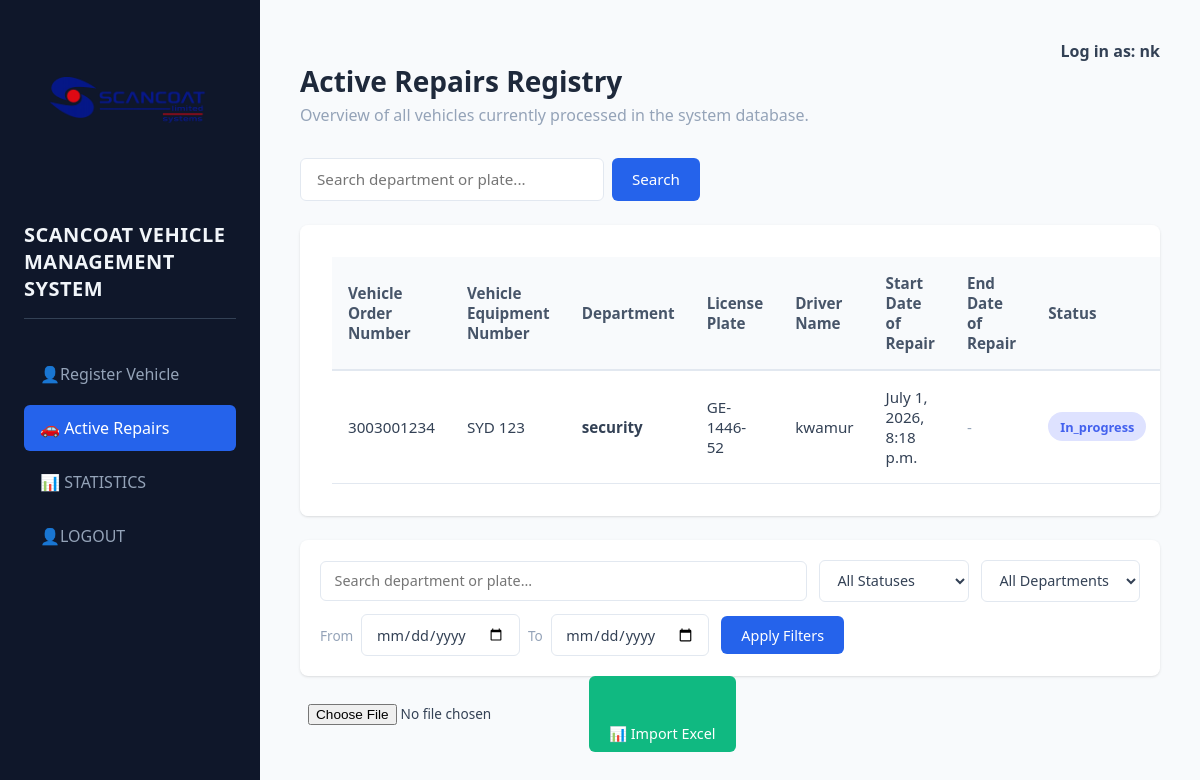
The app's page /vehicle_list/ (signed in) with its own data.
### patrick/models.py (models this page shows, shortened)
class registedvehicle(models.Model):
    order_number = models.CharField(primary_key=True, max_length=10, default='0000000000', null=False, unique=True)
    department = models.CharField(max_length=100)
    vehicle_model = models.CharField(max_length=100)
    license_plate = models.CharField(max_length=20, unique=True)
    startdate = models.DateTimeField(auto_now_add=True)
    enddate = models.DateTimeField(blank=True, null=True)
    intialprogress = models.CharField(max_length=100, default='Not Started')
    issue = models.TextField(blank=True, null=True)
    equip_number = models.PositiveIntegerField(blank=True, null=True)
    equip_id = models.CharField(max_length=100, blank=True, editable=False)
    enddate = models.DateTimeField(null=True, blank=True)
    payment=models.CharField(max_length=100,default='not stated')
    DEPARTMENT_ACRONYMS = {
        'Security': 'SYD',
        'Maintenance': 'MNT',
    }
    class Meta:
        constraints = [
            models.UniqueConstraint(fields=['department', 'equip_number'], name='unique_equip_per_department')
        ]
    @property
    def formatted_plate(self):
        plate = self.license_plate.upper().replace(' ', '').replace('-', '')
        if len(plate) >= 8:
            region = plate[:2]
            middle = plate[2:6]
            year = plate[6:8]
            return f"{region}-{middle}-{year}"
        return self.license_plate.upper()

### patrick/views.py (the view, shortened to what this page needs)
# urls.py: path('vehicle_list/', views.vehicle_list, name='vehicle_list'),
def vehicle_list(request):
    query = request.GET.get('q', '').strip()
    if query:
        vehicles = registedvehicle.objects.filter(
            Q(department__icontains=query) | Q(license_plate__icontains=query) | Q(order_number__icontains=query) | Q(equip_id_icontains=query)
        )
    else:
        vehicles = registedvehicle.objects.all()
    return render(request, 'vehicle_list.html', {
        'vehicles': vehicles,
        'query': query,
    })

### templates/vehicle_list.html (shortened to what this page needs)
{% load static %}
<!DOCTYPE html>
<html lang="en">
<head>
</head>
<body>
    <aside>
        <img src="{% static 'patrick/images/scancoatlogo.png' %}" alt="Scancoat Limited Logo" class="logo">
        <h1>SCANCOAT VEHICLE MANAGEMENT SYSTEM</h1>
        <ul>
            <li><a href="{% url 'dashboard' %}">👤Register Vehicle</a></li>
            <li><a href="{% url 'vehicleview' %}" class="active">🚗 Active Repairs</a></li>
            <li><a href="{% url 'data' %}">📊 STATISTICS</a></li>
            <li><a href="{% url 'logout' %}">👤LOGOUT</a></li>
        </ul>
    </aside>
    <main>
        <header>
            <h4 style="text-align: right;">Log in as: {{ request.user.username }}</h4>
            <h2>Active Repairs Registry</h2>
            <p>Overview of all vehicles currently processed in the system database.</p>
        </header>
        <div class="table-controls">
            <form method="GET" action="{% url 'vehicleview' %}" class="search-bar-container">
                <input type="text" name="q" placeholder="Search department or plate..." value="{{ query }}">
                <button type="submit">Search</button>
            </form>
        </div>
        <div class="table-container">
            <table>
                <thead>
                    <tr>
                        <th>Vehicle Order Number</th>
                        <th>Vehicle Equipment Number</th>
                        <th>Department</th>
                        <th>License Plate</th>
                        <th>Driver Name</th>
                        <th>Start Date of Repair</th>
                        <th>End Date of Repair</th>
                        <th>Status</th>
                    </tr>
                </thead>
                <tbody>
                    {% for vehicle in vehicles %}
                    <tr>
                        <td>{{ vehicle.order_number }}</td>
                        <td>{{ vehicle.equip_id }}</td>
                        <td><b>{{ vehicle.department }}</b></td>
                        <td>{{ vehicle.formatted_plate }}</td>
                        <td>{{ vehicle.vehicle_model }}</td>
                        <td>{{ vehicle.startdate }}</td>
                        <td>
                            {% if vehicle.enddate %}
                                {{ vehicle.enddate|date:"Y-m-d H:i" }}
                            {% else %}
                                <span style="color: var(--text-light);">-</span>
                            {% endif %}
                        </td>
                        <td>
                            <span class="badge badge-{{ vehicle.intialprogress }}">
                                {{ vehicle.intialprogress }}
                            </span>
                        </td>
                    </tr>
                    {% empty %}
                    <tr>
                        <td colspan="10" style="text-align: center; color: var(--text-light); padding: 3rem 0;">
                            No vehicles found matching your criteria.
                        </td>
                    </tr>
                    {% endfor %}
                </tbody>
            </table>
        </div>
        <form method="GET" action="{% url 'vehicleview' %}" class="filter-bar">
            <input type="text" name="q" class="filter-input" placeholder="Search department or plate..." value="{{ query }}">
            <select name="status" class="filter-select">
                <option value="">All Statuses</option>
            </select>
            <select name="department" class="filter-select">
                <option value="">All Departments</option>
            </select>
            <div class="date-range">
                <label for="date_from">From</label>
                <input type="date" id="date_from" name="date_from" class="filter-date" value="{{ date_from }}">
                <label for="date_to">To</label>
                <input type="date" id="date_to" name="date_to" class="filter-date" value="{{ date_to }}">
            </div>
            <button type="submit" class="btn-filter">Apply Filters</button>
        </form>
        <form action="{% url 'upload_excel' %}" method="POST" enctype="multipart/form-data" style="display: flex; gap: 0.5rem; align-items: center;"><br><br>
        <input type="file" name="excel_file" accept=".xlsx" required style="font-size: 0.85rem; color: var(--text-main);"><br><br>
        <button type="submit" class="btn-filter" style="background-color: var(--success-color);"><br><br>
            📊 Import Excel
        </button>
    </form>
    </main>
</body>
</html>

### templates/vehicle_list.html (style rules this page uses)
:root { --primary-color: #2563eb; --primary-hover: #1d4ed8; --bg-color: #f8fafc; --sidebar-color: #0f172a; --text-main: #334155; --text-light: #94a3b8; --border-color: #e2e8f0; --warning-bg: #fff3cd; --warning-text: #856404; --success-color: #10b981; --success-hover: #059669; }
* { box-sizing: border-box; margin: 0; padding: 0; font-family: 'Segoe UI', Tahoma, Geneva, Verdana, sans-serif; }
body { display: flex; background-color: var(--bg-color); color: var(--text-main); min-height: 100vh; }
aside { width: 260px; background-color: var(--sidebar-color); color: white; padding: 2rem 1.5rem; display: flex; flex-direction: column; gap: 2rem; }
aside h1 { font-size: 1.25rem; font-weight: 600; letter-spacing: 0.5px; color: #f1f5f9; border-bottom: 1px solid #334155; padding-bottom: 1rem; }
aside ul { list-style: none; display: flex; flex-direction: column; gap: 0.5rem; }
aside a { color: var(--text-light); text-decoration: none; padding: 0.75rem 1rem; border-radius: 0.375rem; display: block; transition: all 0.2s; }
aside a:hover, aside a.active { background-color: var(--primary-color); color: white; }
main { flex: 1; width: calc(100% - 260px); padding: 2.5rem; }
header { margin-bottom: 2rem; }
header h2 { font-size: 1.75rem; color: #1e293b; }
header p { color: var(--text-light); margin-top: 0.25rem; }
.table-controls { display: flex; justify-content: space-between; align-items: center; gap: 1rem; margin-bottom: 1.5rem; }
.search-bar-container { display: flex; gap: 0.5rem; width: 100%; max-width: 400px; }
.search-bar-container input { flex: 1; padding: 0.65rem 1rem; border: 1px solid var(--border-color); border-radius: 0.375rem; font-size: 0.95rem; outline: none; }
.search-bar-container button, .btn-clear { background-color: var(--primary-color); color: white; border: none; padding: 0.65rem 1.25rem; font-size: 0.95rem; font-weight: 500; border-radius: 0.375rem; cursor: pointer; text-decoration: none; transition: background-color 0.2s; }
.table-container { background: white; padding: 2rem; border-radius: 0.5rem; box-shadow: 0 1px 3px 0 rgba(0, 0, 0, 0.1), 0 1px 2px -1px rgba(0, 0, 0, 0.1); width: 100%; overflow-x: auto; margin-bottom: 1.5rem; }
table { width: 100%; border-collapse: collapse; text-align: left; font-size: 0.95rem; }
th { background-color: #f8fafc; color: #475569; font-weight: 600; padding: 1rem; border-bottom: 2px solid var(--border-color); }
td { padding: 1rem; border-bottom: 1px solid var(--border-color); color: var(--text-main); vertical-align: middle; }
.badge { display: inline-block; padding: 0.35rem 0.75rem; font-size: 0.8rem; font-weight: 600; border-radius: 1rem; text-transform: capitalize; }
.badge-in_progress { background-color: #dee2ff; color: #4361ee; }
.filter-bar { display: flex; flex-wrap: wrap; align-items: center; gap: 0.75rem; width: 100%; background: white; padding: 1.25rem; border-radius: 0.5rem; box-shadow: 0 1px 3px 0 rgba(0, 0, 0, 0.1), 0 1px 2px -1px rgba(0, 0, 0, 0.1); margin-top: 1.5rem; }
.filter-input, .filter-select, .filter-date { padding: 0.6rem 0.85rem; border: 1px solid var(--border-color); border-radius: 0.375rem; font-size: 0.9rem; color: var(--text-main); outline: none; background-color: white; }
.filter-input { flex: 1; min-width: 180px; }
.filter-select { min-width: 150px; cursor: pointer; }
.date-range { display: flex; align-items: center; gap: 0.5rem; }
.date-range label { font-size: 0.85rem; color: var(--text-light); white-space: nowrap; }
.filter-date { min-width: 140px; }
.btn-filter { background-color: var(--primary-color); color: white; border: none; padding: 0.6rem 1.25rem; font-size: 0.9rem; font-weight: 500; border-radius: 0.375rem; cursor: pointer; transition: background-color 0.2s; white-space: nowrap; }
img.logo { display: block; max-width: 200px; height: auto; margin: 0 auto 1rem auto; border-radius: 0.5rem; padding: 0.75rem; }

### records on screen
registedvehicle: order_number "3003001234", equip_id "SYD 123", department "security", formatted_plate "GE-1446-52", vehicle_model "kwamur", startdate "July 1, 2026, 8:18 p.m.", intialprogress "In_progress"

### other values on screen
{{ request.user.username }} "nk"
